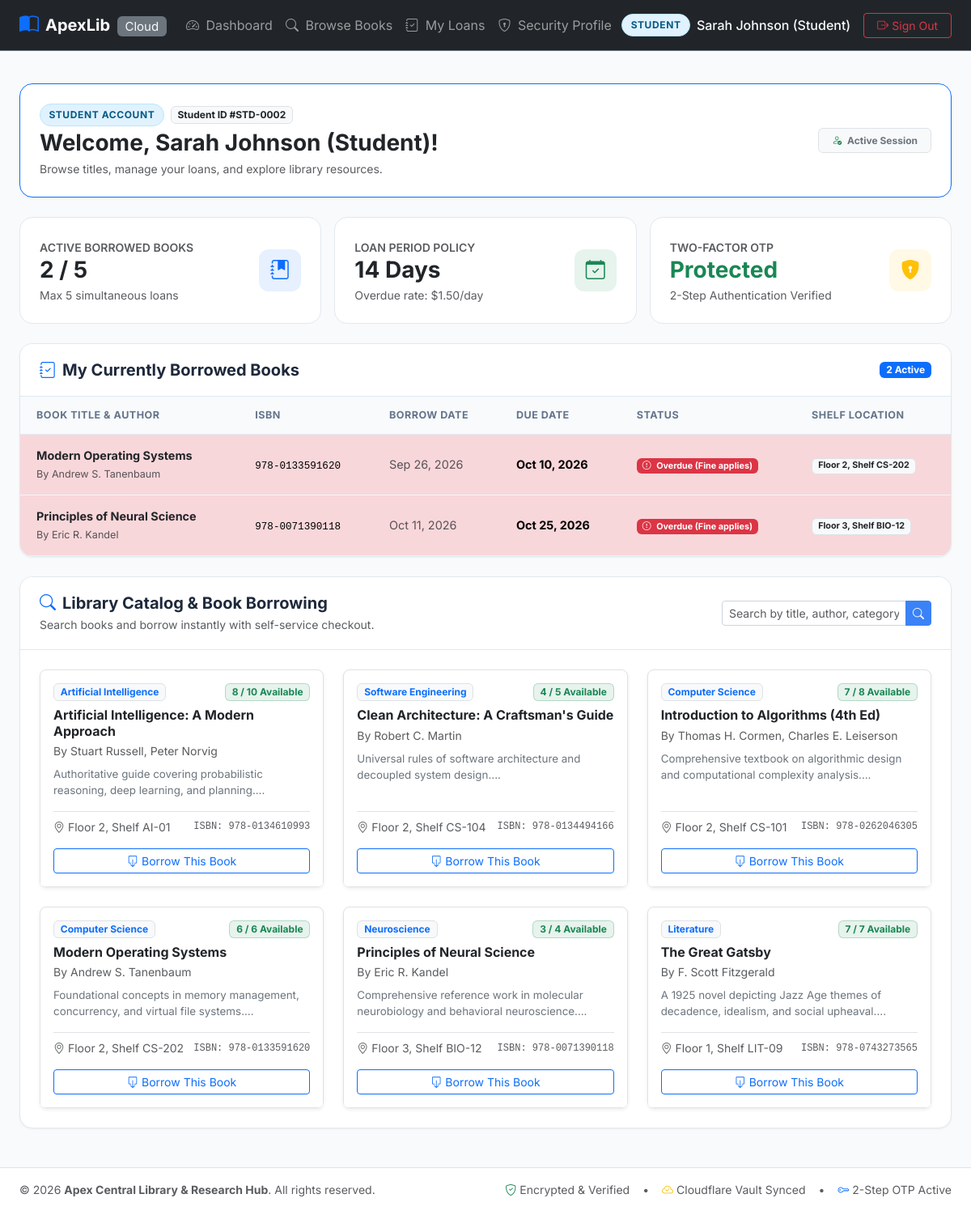
/dashboard_student.php (signed in), run on the app's committed database.
### tables this page shows
CREATE TABLE `users` (
  `id` int(11) NOT NULL AUTO_INCREMENT,
  `fullname` varchar(100) NOT NULL,
  `username` varchar(60) NOT NULL,
  `email` varchar(100) NOT NULL,
  `role` enum('admin','students','libarian','books') NOT NULL DEFAULT 'students',
  `password_hash` varchar(255) NOT NULL,
  `salt` varchar(64) NOT NULL COMMENT 'Unique cryptographically generated random salt per user',
  `otp_code` varchar(10) DEFAULT NULL COMMENT 'Current active 6-digit OTP code',
  `otp_expires_at` datetime DEFAULT NULL COMMENT 'Expiration timestamp for OTP',
  `two_factor_enabled` tinyint(1) DEFAULT 1,
  `created_at` timestamp NOT NULL DEFAULT current_timestamp(),
  `updated_at` timestamp NOT NULL DEFAULT current_timestamp() ON UPDATE current_timestamp(),
  PRIMARY KEY (`id`),
  UNIQUE KEY `username` (`username`),
  UNIQUE KEY `email` (`email`)
);

CREATE TABLE `system_configurations` (
  `id` int(11) NOT NULL AUTO_INCREMENT,
  `config_key` varchar(80) NOT NULL,
  `config_value` text NOT NULL,
  `config_group` varchar(50) DEFAULT 'general',
  `description` varchar(255) DEFAULT NULL,
  `updated_at` timestamp NOT NULL DEFAULT current_timestamp() ON UPDATE current_timestamp(),
  PRIMARY KEY (`id`),
  UNIQUE KEY `config_key` (`config_key`)
);

CREATE TABLE `book_loans` (
  `id` int(11) NOT NULL AUTO_INCREMENT,
  `book_id` int(11) NOT NULL,
  `user_id` int(11) NOT NULL,
  `issued_by` varchar(100) DEFAULT 'Librarian Desk',
  `borrow_date` date NOT NULL,
  `due_date` date NOT NULL,
  `return_date` date DEFAULT NULL,
  `status` enum('borrowed','returned','overdue') DEFAULT 'borrowed',
  `fine_amount` decimal(10,2) DEFAULT 0.00,
  `notes` text DEFAULT NULL,
  PRIMARY KEY (`id`),
  KEY `book_id` (`book_id`),
  KEY `user_id` (`user_id`),
  CONSTRAINT `book_loans_ibfk_1` FOREIGN KEY (`book_id`) REFERENCES `books` (`id`) ON DELETE CASCADE,
  CONSTRAINT `book_loans_ibfk_2` FOREIGN KEY (`user_id`) REFERENCES `users` (`id`) ON DELETE CASCADE
);

CREATE TABLE `books` (
  `id` int(11) NOT NULL AUTO_INCREMENT,
  `title` varchar(255) NOT NULL,
  `author` varchar(255) NOT NULL,
  `isbn` varchar(30) NOT NULL,
  `category` varchar(100) NOT NULL,
  `quantity` int(11) DEFAULT 1,
  `available_copies` int(11) DEFAULT 1,
  `shelf_location` varchar(50) DEFAULT 'Section A-1',
  `description` text DEFAULT NULL,
  `created_at` timestamp NOT NULL DEFAULT current_timestamp(),
  PRIMARY KEY (`id`),
  UNIQUE KEY `isbn` (`isbn`)
);

### includes/functions.php (called while the page is built, shortened)
<?php
function get_system_config($key, $default = null) {
    try {
        $pdo = getDBConnection();
        $stmt = $pdo->prepare("SELECT config_value FROM system_configurations WHERE config_key = ?");
        $stmt->execute([$key]);
        $row = $stmt->fetch();
        return $row ? $row['config_value'] : $default;
    } catch (Exception $e) {
        return $default;
    }
}

### dashboard_student.php (the view, shortened to what this page needs)
<?php
require_once __DIR__ . '/includes/functions.php';
$currentUser = current_user();
$pdo = getDBConnection();
$userStmt = $pdo->prepare("SELECT id, fullname, username FROM users WHERE id = ?");
$userStmt->execute([$currentUser['id']]);
$user = $userStmt->fetch();
$maxLoanDays = (int)get_system_config('max_loan_days', 14);
$finePerDay = (float)get_system_config('fine_per_day', 1.50);
$maxBooksPerStudent = (int)get_system_config('max_books_per_student', 5);
$search = trim($_GET['q'] ?? '');
if (!empty($search)) {
    $booksStmt = $pdo->prepare("
        SELECT id, title, author, isbn, category, quantity, available_copies, shelf_location, description
        FROM books WHERE title LIKE ?
        UNION
        SELECT id, title, author, isbn, category, quantity, available_copies, shelf_location, description
        FROM books WHERE author LIKE ?
        UNION
        SELECT id, title, author, isbn, category, quantity, available_copies, shelf_location, description
        FROM books WHERE category LIKE ?
        UNION
        SELECT id, title, author, isbn, category, quantity, available_copies, shelf_location, description
        FROM books WHERE isbn LIKE ?
        ORDER BY title ASC
    ");
    $term = "%{$search}%";
    $booksStmt->execute([$term, $term, $term, $term]);
    $catalogBooks = $booksStmt->fetchAll();
} else {
    $catalogBooks = $pdo->query("
        SELECT id, title, author, isbn, category, quantity, available_copies, shelf_location, description
        FROM books
        ORDER BY title ASC
    ")->fetchAll();
}
$loansStmt = $pdo->prepare("
    SELECT bl.*, b.title, b.author, b.isbn, b.category, b.shelf_location
    FROM book_loans bl
    JOIN books b ON bl.book_id = b.id
    WHERE bl.user_id = ? AND bl.status IN ('borrowed', 'overdue')
    ORDER BY bl.due_date ASC
");
$loansStmt->execute([$user['id']]);
$activeLoans = $loansStmt->fetchAll();
require_once __DIR__ . '/includes/header.php';
?>
<div class="container-fluid px-4 py-4">
    <div class="card-custom mb-4 border-primary">
        <div class="p-4 bg-gradient d-flex flex-column flex-md-row align-items-md-center justify-content-between gap-3">
            <div>
                <div class="d-flex align-items-center gap-2 mb-1">
                    <span class="role-pill role-students">STUDENT ACCOUNT</span>
                    <span class="badge bg-light text-dark border">Student ID #STD-<?= str_pad((string)$user['id'], 4, '0', STR_PAD_LEFT) ?></span>
                </div>
                <h3 class="fw-bold mb-1 text-dark">Welcome, <?= htmlspecialchars($user['fullname']) ?>!</h3>
                <p class="text-muted small mb-0">Browse titles, manage your loans, and explore library resources.</p>
            </div>
            <div class="d-flex align-items-center gap-2">
                <span class="badge bg-light text-secondary border px-3 py-2">
                    <i class="bi bi-person-check text-success me-1"></i> Active Session
                </span>
            </div>
        </div>
    </div>
    <div class="row g-3 mb-4">
        <div class="col-md-4">
            <div class="kpi-card d-flex align-items-center justify-content-between">
                <div>
                    <span class="text-muted small fw-semibold text-uppercase">Active Borrowed Books</span>
                    <h3 class="fw-bold mb-1 text-dark"><?= count($activeLoans) ?> / <?= $maxBooksPerStudent ?></h3>
                    <div class="small text-muted">Max <?= $maxBooksPerStudent ?> simultaneous loans</div>
                </div>
                <div class="kpi-icon-box bg-primary bg-opacity-10 text-primary">
                    <i class="bi bi-journal-bookmark-fill"></i>
                </div>
            </div>
        </div>
        <div class="col-md-4">
            <div class="kpi-card d-flex align-items-center justify-content-between">
                <div>
                    <span class="text-muted small fw-semibold text-uppercase">Loan Period Policy</span>
                    <h3 class="fw-bold mb-1 text-dark"><?= $maxLoanDays ?> Days</h3>
                    <div class="small text-muted">Overdue rate: $<?= number_format($finePerDay, 2) ?>/day</div>
                </div>
                <div class="kpi-icon-box bg-success bg-opacity-10 text-success">
                    <i class="bi bi-calendar-check"></i>
                </div>
            </div>
        </div>
        <div class="col-md-4">
            <div class="kpi-card d-flex align-items-center justify-content-between">
                <div>
                    <span class="text-muted small fw-semibold text-uppercase">Two-Factor OTP</span>
                    <h3 class="fw-bold mb-1 text-success">Protected</h3>
                    <div class="small text-muted">2-Step Authentication Verified</div>
                </div>
                <div class="kpi-icon-box bg-warning bg-opacity-10 text-warning">
                    <i class="bi bi-shield-lock-fill"></i>
                </div>
            </div>
        </div>
    </div>
    <div class="card-custom mb-4" id="my-loans-section">
        <div class="card-custom-header">
            <h5 class="fw-bold mb-0"><i class="bi bi-journal-check text-primary me-2"></i>My Currently Borrowed Books</h5>
            <span class="badge bg-primary"><?= count($activeLoans) ?> Active</span>
        </div>
        <div class="table-responsive">
            <table class="table table-custom align-middle">
                <thead>
                    <tr>
                        <th>Book Title & Author</th>
                        <th>ISBN</th>
                        <th>Borrow Date</th>
                        <th>Due Date</th>
                        <th>Status</th>
                        <th>Shelf Location</th>
                    </tr>
                </thead>
                <tbody>
                    <?php foreach ($activeLoans as $loan): ?>
                        <?php
                            $isOverdue = (strtotime($loan['due_date']) < time() || $loan['status'] === 'overdue');
                        ?>
                        <tr class="<?= $isOverdue ? 'table-danger' : '' ?>">
                            <td>
                                <strong class="text-dark d-block"><?= htmlspecialchars($loan['title']) ?></strong>
                                <span class="small text-muted">By <?= htmlspecialchars($loan['author']) ?></span>
                            </td>
                            <td><span class="font-monospace small"><?= htmlspecialchars($loan['isbn']) ?></span></td>
                            <td class="small text-muted"><?= date('M d, Y', strtotime($loan['borrow_date'])) ?></td>
                            <td>
                                <strong><?= date('M d, Y', strtotime($loan['due_date'])) ?></strong>
                            </td>
                            <td>
                                <?php if ($isOverdue): ?>
                                    <span class="badge bg-danger"><i class="bi bi-exclamation-circle me-1"></i> Overdue (Fine applies)</span>
                                <?php else: ?>
                                    <span class="badge bg-success">On Loan</span>
                                <?php endif; ?>
                            </td>
                            <td><span class="badge bg-light text-dark border"><?= htmlspecialchars($loan['shelf_location']) ?></span></td>
                        </tr>
                    <?php endforeach; ?>
                </tbody>
            </table>
        </div>
    </div>
    <div class="card-custom mb-4" id="catalog-section">
        <div class="card-custom-header">
            <div>
                <h5 class="fw-bold mb-1"><i class="bi bi-search text-primary me-2"></i>Library Catalog & Book Borrowing</h5>
                <p class="text-muted small mb-0">Search books and borrow instantly with self-service checkout.</p>
            </div>
            <form action="<?= BASE_URL ?>/dashboard_student.php" method="GET" class="d-flex align-items-center gap-2">
                <div class="input-group input-group-sm">
                    <input type="text" class="form-control" name="q" placeholder="Search by title, author, category..." value="<?= htmlspecialchars($search) ?>">
                    <button class="btn btn-primary" type="submit"><i class="bi bi-search"></i></button>
                </div>
            </form>
        </div>
        <div class="p-4">
            <div class="row g-4">
                <?php foreach ($catalogBooks as $book): ?>
                    <div class="col-lg-4 col-md-6">
                        <div class="card h-100 border rounded-3 shadow-sm hover-shadow">
                            <div class="card-body d-flex flex-column">
                                <div class="d-flex justify-content-between align-items-start mb-2">
                                    <span class="badge bg-light text-primary border"><?= htmlspecialchars($book['category']) ?></span>
                                    <?php if ($book['available_copies'] > 0): ?>
                                        <span class="badge bg-success bg-opacity-10 text-success border border-success border-opacity-25">
                                            <?= $book['available_copies'] ?> / <?= $book['quantity'] ?> Available
                                        </span>
                                    <?php else: ?>
                                        <span class="badge bg-danger bg-opacity-10 text-danger border border-danger border-opacity-25">All Borrowed</span>
                                    <?php endif; ?>
                                </div>
                                <h6 class="fw-bold text-dark mb-1"><?= htmlspecialchars($book['title']) ?></h6>
                                <p class="small text-muted mb-2">By <?= htmlspecialchars($book['author']) ?></p>
                                <p class="small text-secondary mb-3 flex-grow-1" style="font-size:0.835rem;">
                                    <?= htmlspecialchars(substr($book['description'] ?? '', 0, 110)) ?>...
                                </p>
                                <div class="d-flex align-items-center justify-content-between border-top pt-2 small text-muted">
                                    <span><i class="bi bi-geo-alt"></i> <?= htmlspecialchars($book['shelf_location']) ?></span>
                                    <span class="font-monospace" style="font-size:0.75rem;">ISBN: <?= htmlspecialchars($book['isbn']) ?></span>
                                </div>
                            </div>
                            <div class="card-footer bg-white border-top-0 pt-0 pb-3">
                                <form action="<?= BASE_URL ?>/dashboard_student.php" method="POST">
                                    <button type="submit" class="btn btn-sm btn-outline-primary w-100 d-flex align-items-center justify-content-center gap-1" <?= ($book['available_copies'] <= 0) ? 'disabled' : '' ?>>
                                        <i class="bi bi-box-arrow-down"></i> <?= ($book['available_copies'] > 0) ? 'Borrow This Book' : 'Unavailable' ?>
                                    </button>
                                </form>
                            </div>
                        </div>
                    </div>
                <?php endforeach; ?>
            </div>
        </div>
    </div>
</div>
<?php require_once __DIR__ . '/includes/footer.php'; ?>

### includes/footer.php (shortened to what this page needs)
<footer class="bg-white border-top py-3 mt-auto">
    <div class="container-fluid px-4 d-flex flex-column flex-md-row align-items-center justify-content-between text-muted small">
        <div>
            &copy; <?= date('Y') ?> <strong><?= htmlspecialchars(get_system_config('library_name', APP_NAME)) ?></strong>. All rights reserved.
        </div>
        <div class="d-flex align-items-center gap-3 mt-2 mt-md-0">
            <span><i class="bi bi-shield-check text-success"></i> Encrypted & Verified</span>
            <span>&bull;</span>
            <span><i class="bi bi-cloud-check text-warning"></i> Cloudflare Vault Synced</span>
            <span>&bull;</span>
            <span><i class="bi bi-key text-primary"></i> 2-Step OTP Active</span>
        </div>
    </div>
</footer>
</body>
</html>

### data on the page
users: id "0002", fullname "Sarah Johnson (Student)"
system_configurations: config_value "5"
system_configurations: config_value "14"
system_configurations: config_value "1.50"
book_loans: book.title "Modern Operating Systems", book.author "Andrew S. Tanenbaum", book.isbn "978-0133591620", borrow_date "Sep 26, 2026", due_date "Oct 10, 2026", shows "Overdue (Fine applies)", book.shelf_location "Floor 2, Shelf CS-202"
book_loans: book.title "Principles of Neural Science", book.author "Eric R. Kandel", book.isbn "978-0071390118", borrow_date "Oct 11, 2026", due_date "Oct 25, 2026", shows "Overdue (Fine applies)", book.shelf_location "Floor 3, Shelf BIO-12"
books: category "Artificial Intelligence", available_copies "8", quantity "10", title "Artificial Intelligence: A Modern Approach", author "Stuart Russell, Peter Norvig", description "Authoritative guide covering probabilistic reasoning, deep learning, and planning.", shelf_location "Floor 2, Shelf AI-01", isbn "978-0134610993", shows "Borrow This Book"
books: category "Software Engineering", available_copies "4", quantity "5", title "Clean Architecture: A Craftsman's Guide", author "Robert C. Martin", description "Universal rules of software architecture and decoupled system design.", shelf_location "Floor 2, Shelf CS-104", isbn "978-0134494166", shows "Borrow This Book"
books: category "Computer Science", available_copies "7", quantity "8", title "Introduction to Algorithms (4th Ed)", author "Thomas H. Cormen, Charles E. Leiserson", description "Comprehensive textbook on algorithmic design and computational complexity analysis.", shelf_location "Floor 2, Shelf CS-101", isbn "978-0262046305", shows "Borrow This Book"
books: category "Computer Science", available_copies "6", quantity "6", title "Modern Operating Systems", author "Andrew S. Tanenbaum", description "Foundational concepts in memory management, concurrency, and virtual file systems.", shelf_location "Floor 2, Shelf CS-202", isbn "978-0133591620", shows "Borrow This Book"
books: category "Neuroscience", available_copies "3", quantity "4", title "Principles of Neural Science", author "Eric R. Kandel", description "Comprehensive reference work in molecular neurobiology and behavioral neuroscience.", shelf_location "Floor 3, Shelf BIO-12", isbn "978-0071390118", shows "Borrow This Book"
books: category "Literature", available_copies "7", quantity "7", title "The Great Gatsby", author "F. Scott Fitzgerald", description "A 1925 novel depicting Jazz Age themes of decadence, idealism, and social upheaval.", shelf_location "Floor 1, Shelf LIT-09", isbn "978-0743273565", shows "Borrow This Book"
system_configurations: config_value "Apex Central Library & Research Hub"

### other printed values
ALLOWED_ROLES[$currentUser['role']] "STUDENT"
$currentUser['fullname'] "Sarah Johnson (Student)"
count($activeLoans) "2"
